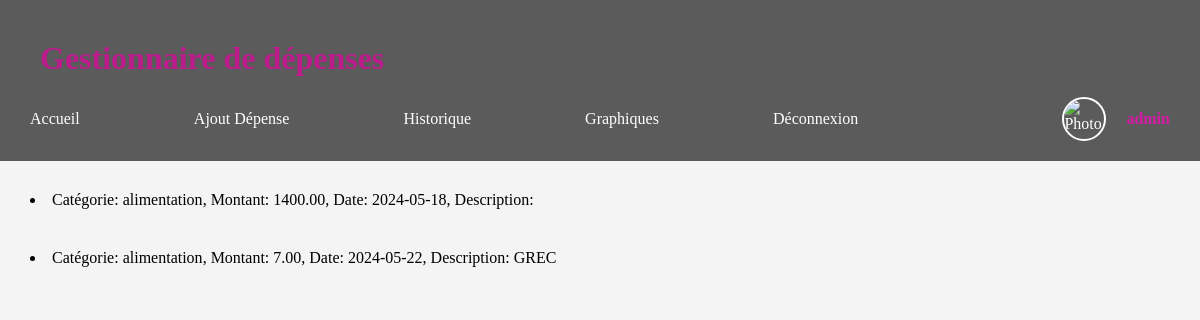
Before: /recherche.php (signed in) with the older database file.
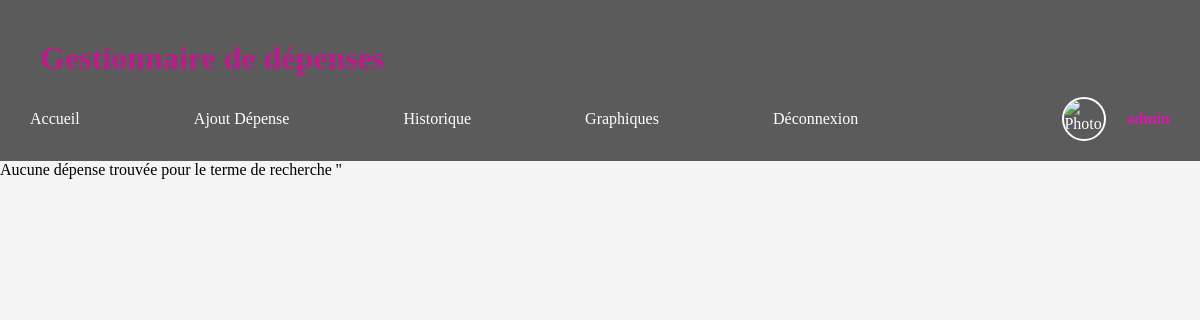
After: the same page with the newer database file.
### tables this page shows
CREATE TABLE IF NOT EXISTS `depenses` (
  `id` int NOT NULL AUTO_INCREMENT,
  `user_id` int NOT NULL,
  `categorie` varchar(255) NOT NULL,
  `montant` decimal(10,2) NOT NULL,
  `date` date NOT NULL,
  `description` text,
  PRIMARY KEY (`id`),
  KEY `user_id` (`user_id`)
);

### recherche.php (the view, shortened to what this page needs)
<!DOCTYPE html>
<html lang="fr">
<head>
    <link rel="stylesheet" href="style.css">
</head>
<body>
<header>
    <div class="container">
        <h1>Gestionnaire de dépenses</h1>
        <nav>
            <ul>
                <li><a href="Accueil.php">Accueil</a></li>
                <?php
                if (isset($_SESSION['user_id'])) {
                    echo '<li><a href="Ajout.php">Ajout Dépense</a></li><li><a href="Historique.php">Historique</a></li>
                    <li><a href="Graphiques.php">Graphiques</a></li>';
                    echo '<li><a href="logout.php">Déconnexion</a></li>';
                    echo '<li class="user-profile">';
                    echo '<img src="' . $_SESSION['photo'] . '" alt="Photo de profil">';
                    echo '<span class="username">' . $_SESSION['username'] . '</span>';
                    echo '</li>';
                }
                else{
                    echo '<li><a href="connexion.html">Connexion</a></li><li><a href="compte.html">Inscription</a></li>';
                }
                ?>
            </ul>
        </nav>
    </div>
</header>
<?php
include 'connect.php';
if ($_SERVER["REQUEST_METHOD"] == "POST") {
    $searchTerm = mysqli_real_escape_string($conn, $_POST['search']);
    $userId = $_SESSION['user_id'];
    $query = "SELECT * FROM depenses WHERE user_id = '$userId' AND (categorie LIKE '%$searchTerm%' OR montant LIKE '%$searchTerm%' OR date LIKE '%$searchTerm%' OR description LIKE '%$searchTerm%')";
} else {
    $userId = $_SESSION['user_id'];
    $query = "SELECT * FROM depenses WHERE user_id = '$userId'";
}
$result = mysqli_query($conn, $query);
if (mysqli_num_rows($result) > 0) {
    while ($row = mysqli_fetch_assoc($result)) {
        echo "<li class='recherche'>Catégorie: " . $row["categorie"] . ", Montant: " . $row["montant"] . ", Date: " . $row["date"] . ", Description: " . $row["description"] . "</li>";
    }
} else {
    echo "Aucune dépense trouvée pour le terme de recherche '$searchTerm'";
}
?>

Changed rows visible on the page:
removed depenses: categorie "alimentation", montant "1400.00", date "2024-05-18"
removed depenses: categorie "alimentation", montant "7.00", date "2024-05-22", description "GREC"
Other visible differences:
text now shown: "Aucune dépense trouvée pour le terme de recherche ' '"
